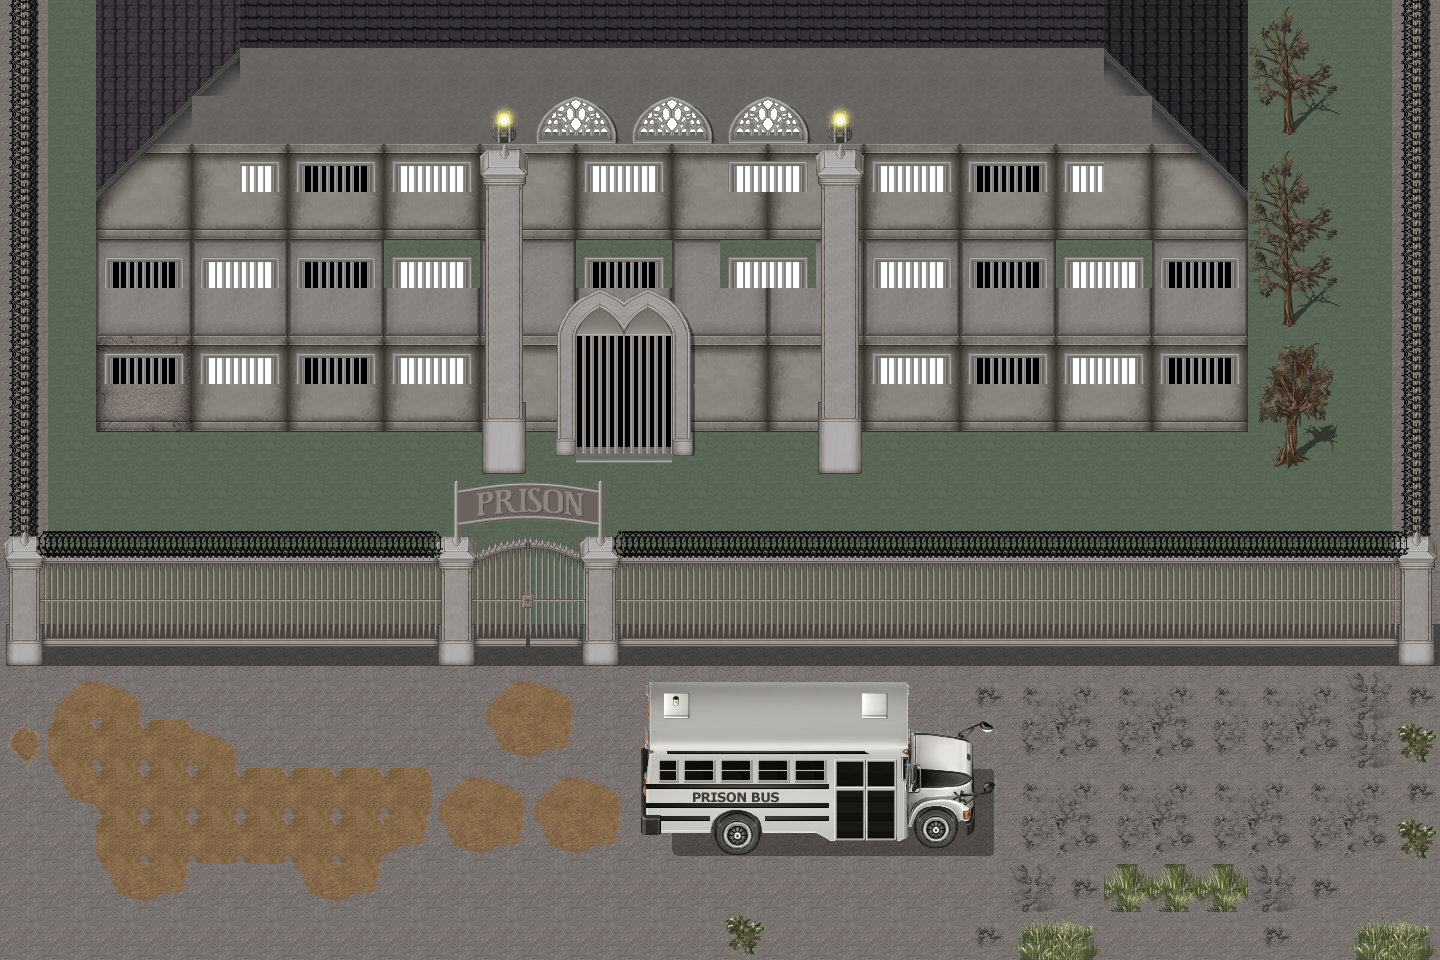

Tiled map render using the project's own tile images. Description and the map definition, with tile-layer contents summarised, below:
An orthogonal 30x20 tile map with 48x48 px tiles, 4 tile layers (ground, building, windows, outside), 8 tilesets.

<map version="1.10" tiledversion="1.11.2" orientation="orthogonal" renderorder="right-down" width="30" height="20" tilewidth="48" tileheight="48" infinite="0" nextlayerid="6" nextobjectid="1">
 <tileset firstgid="1" source="Prison_E_CLEAN_DARK.tsx" />
 <tileset firstgid="257" source="Prison_A4_DARK.tsx" />
 <tileset firstgid="497" source="Prison_A4_DARK_32.tsx" />
 <tileset firstgid="707" source="Prison_A3_DARK.tsx" />
 <tileset firstgid="835" source="Prison_A3_DARK_shift.tsx" />
 <tileset firstgid="963" source="Prison_D_GRUNGE_DARK.tsx" />
 <tileset firstgid="1219" source="!$CLEAN_LIGHT_Prison_Bus.tsx" />
 <tileset firstgid="1795" source="Prison_A2_LIGHT.tsx" />
 <layer id="1" name="ground" width="30" height="20">
  <data>[600 cells, 600 non-empty, 4 distinct tile ids]</data>
 </layer>
 <layer id="3" name="building" width="30" height="20">
  <data>[600 cells, 192 non-empty, 22 distinct tile ids]</data>
 </layer>
 <layer id="5" name="windows" width="30" height="20">
  <data>[600 cells, 154 non-empty, 65 distinct tile ids]</data>
 </layer>
 <layer id="2" name="outside" width="30" height="20">
  <data>[600 cells, 232 non-empty, 73 distinct tile ids]</data>
 </layer>
</map>
